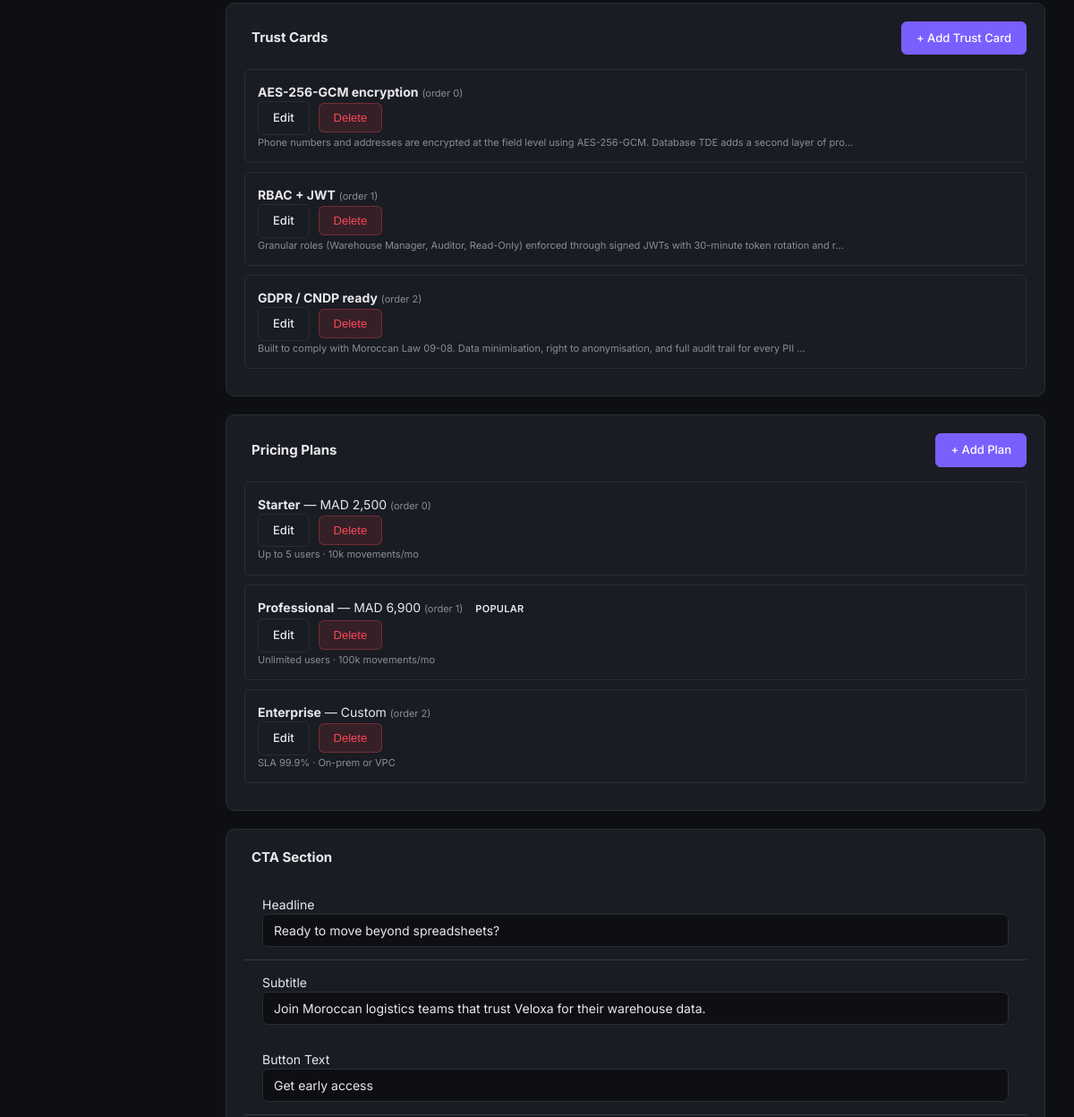
/landing/manage/ (signed in, middle part), run on an earlier commit of the app's database.
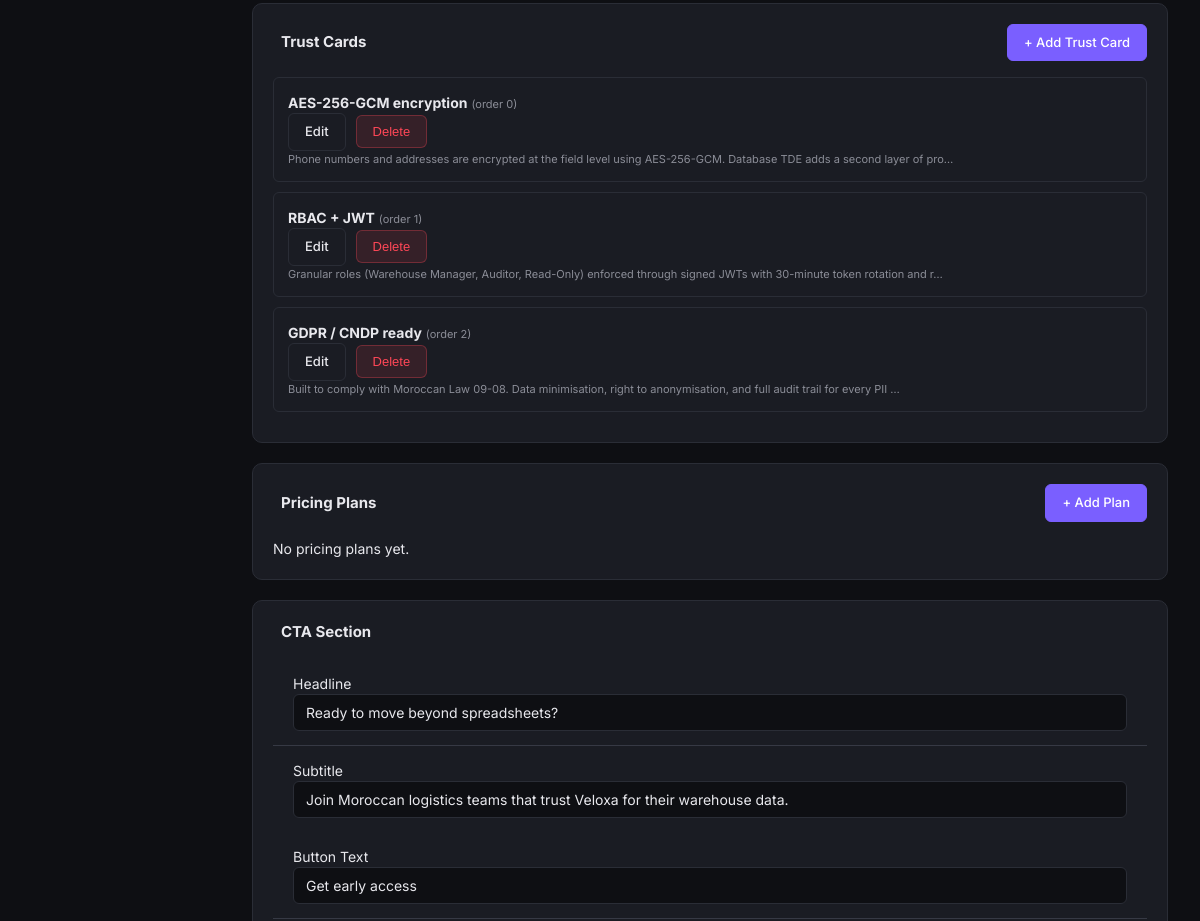
And on a later commit of the database.
### apps/landing/models.py (models this page shows, shortened)
class TrustCard(models.Model):
    icon_bg = models.CharField(max_length=100, default="linear-gradient(135deg,#2563eb,#1d4ed8)")
    icon_class = models.CharField(max_length=100, default="fas fa-shield-alt")
    title = models.CharField(max_length=200)
    description = models.TextField()
    order = models.PositiveIntegerField(default=0)
    is_active = models.BooleanField(default=True)
    class Meta:
        db_table = "landing_trust_card"
        ordering = ["order"]
        verbose_name = "Trust Card"

class PricingPlan(models.Model):
    name = models.CharField(max_length=100)
    price = models.CharField(max_length=100, help_text="e.g. MAD 2,500 or 'Custom'")
    period = models.CharField(max_length=200, help_text="e.g. 'Up to 5 users · 10k movements/mo'")
    features = models.TextField(help_text="One feature per line")
    is_popular = models.BooleanField(default=False)
    badge_text = models.CharField(max_length=100, blank=True, default="Most popular")
    button_text = models.CharField(max_length=100, default="Request demo")
    button_class = models.CharField(max_length=50, default="btn-outline", help_text="btn-primary, btn-outline, etc.")
    order = models.PositiveIntegerField(default=0)
    is_active = models.BooleanField(default=True)
    class Meta:
        db_table = "landing_pricing_plan"
        ordering = ["order"]
        verbose_name = "Pricing Plan"

### config/views.py (the view, shortened to what this page needs)
# urls.py: path("landing/manage/", views.landing_manage, name="landing-manage"),
@login_required
def landing_manage(request):
    return render(request, "landing_manage.html", {
        "hero": HeroSection.objects.filter(is_active=True).first(),
        "features": Feature.objects.filter(is_active=True),
        "trust_cards": TrustCard.objects.filter(is_active=True),
        "pricing_plans": PricingPlan.objects.filter(is_active=True),
        "compliance": ComplianceSection.objects.filter(is_active=True).first(),
        "cta": CTASection.objects.filter(is_active=True).first(),
        "pages": SitePage.objects.filter(is_active=True),
        "leads": LandingLead.objects.all()[:20],
    })

### apps/accounts/models.py (called while the page is built)
    def get_queryset(self):
        from apps.tenants.utils import get_current_tenant_id
        qs = super().get_queryset()
        tenant_id = get_current_tenant_id()
        if tenant_id is not None:
            return qs.filter(tenant_id=tenant_id)
        return qs

### apps/tenants/utils.py (called while the page is built)
def set_current_tenant(tenant):
    _thread_local.tenant = tenant

def get_current_tenant():
    return getattr(_thread_local, "tenant", None)

def get_current_tenant_id():
    tenant = get_current_tenant()
    return tenant.id if tenant else None

### templates/landing_manage.html (shortened to what this page needs)
{% extends "base.html" %}
{% block content %}
<div class="landing-form">
  <h3> Trust Cards <a href="/landing/manage/trust-card/create/" class="btn btn-primary btn-xs" style="margin-left:auto">+ Add Trust Card</a></h3>
  {% for t in trust_cards %}
  <div class="card-sm">
    <div class="flex" style="justify-content:space-between">
      <div><i class="{{ t.icon_class }}" style="color:var(--accent);width:24px"></i> <strong>{{ t.title }}</strong> <span class="meta">(order {{ t.order }})</span></div>
      <div class="inline-flex">
        <a href="/landing/manage/trust-card/{{ t.pk }}/edit/" class="btn btn-outline btn-xs">Edit</a>
        <form method="post" action="/landing/manage/trust-card/{{ t.pk }}/delete/" style="display:inline">
          {% csrf_token %}<button class="btn btn-danger btn-xs" onclick="return confirm('Delete?')">Delete</button>
        </form>
      </div>
    </div>
    <div class="meta">{{ t.description|truncatechars:120 }}</div>
  </div>
  {% empty %}<p class="meta">No trust cards yet.</p>{% endfor %}
</div>
<div class="landing-form">
  <h3> Pricing Plans <a href="/landing/manage/pricing/create/" class="btn btn-primary btn-xs" style="margin-left:auto">+ Add Plan</a></h3>
  {% for p in pricing_plans %}
  <div class="card-sm">
    <div class="flex" style="justify-content:space-between">
      <div><strong>{{ p.name }}</strong> — {{ p.price }} <span class="meta">(order {{ p.order }})</span>{% if p.is_popular %} <span class="badge badge-primary">Popular</span>{% endif %}</div>
      <div class="inline-flex">
        <a href="/landing/manage/pricing/{{ p.pk }}/edit/" class="btn btn-outline btn-xs">Edit</a>
        <form method="post" action="/landing/manage/pricing/{{ p.pk }}/delete/" style="display:inline">
          {% csrf_token %}<button class="btn btn-danger btn-xs" onclick="return confirm('Delete?')">Delete</button>
        </form>
      </div>
    </div>
    <div class="meta">{{ p.period }}</div>
  </div>
  {% empty %}<p class="meta">No pricing plans yet.</p>{% endfor %}
</div>
<form class="landing-form" method="post" action="/landing/manage/">
  <h3> CTA Section</h3>
  <div class="form-row">
    <div class="form-group"><label>Headline</label><input name="headline" value="{{ cta.headline|default:'' }}" class="form-control"></div>
    <div class="form-group"><label>Subtitle</label><input name="subtitle" value="{{ cta.subtitle|default:'' }}" class="form-control"></div>
  </div>
  <div class="form-row">
    <div class="form-group"><label>Button Text</label><input name="button_text" value="{{ cta.button_text|default:'Get early access' }}" class="form-control"></div>
  </div>
</form>
{% endblock %}

What changed in the data, as far as the page shows it:
removed PricingPlan: name "Starter", price "MAD 2,500", order "0", period "Up to 5 users · 10k movements/mo"
removed PricingPlan: name "Professional", price "MAD 6,900", order "1", is_popular "POPULAR", period "Unlimited users · 100k movements/mo"
removed PricingPlan: name "Enterprise", price "Custom", order "2", period "SLA 99.9% · On-prem or VPC"
Also different on the page:
text now shown: "No pricing plans yet."
